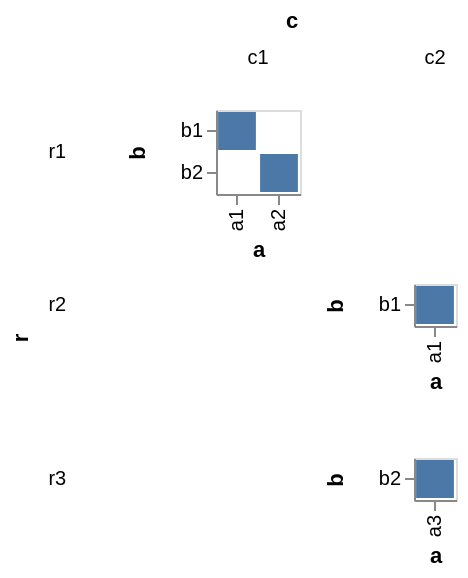

This figure's Vega-Lite source:
### Vega specification from a JSON file in a GitHub repository (floating-point values rounded to 4 significant figures)
{"$schema": "https://vega.github.io/schema/vega/v3.0.json", "autosize": "pad", "padding": 5, "data": [{"name": "source_0", "values": [{"r": "r1", "c": "c1", "a": "a1", "b": "b1"}, {"r": "r1", "c": "c1", "a": "a2", "b": "b2"}, {"r": "r2", "c": "c2", "a": "a1", "b": "b1"}, {"r": "r3", "c": "c2", "a": "a3", "b": "b2"}]}, {"name": "cross_column_domain_row_domain", "source": "source_0", "transform": [{"type": "aggregate", "groupby": ["c", "r"], "fields": ["a", "b"], "ops": ["distinct", "distinct"]}]}, {"name": "column_domain", "source": "cross_column_domain_row_domain", "transform": [{"type": "aggregate", "groupby": ["c"], "fields": ["distinct_a"], "ops": ["max"], "as": ["distinct_a"]}]}, {"name": "row_domain", "source": "cross_column_domain_row_domain", "transform": [{"type": "aggregate", "groupby": ["r"], "fields": ["distinct_b"], "ops": ["max"], "as": ["distinct_b"]}]}], "signals": [{"name": "child_x_step", "value": 21}, {"name": "child_y_step", "value": 21}], "layout": {"padding": {"row": 10, "column": 10}, "offset": 10, "columns": {"signal": "length(data('column_domain'))"}, "bounds": "full", "align": "all"}, "marks": [{"name": "row_title", "role": "row-title", "type": "group", "marks": [{"type": "text", "role": "row-title-text", "style": "guide-title", "encode": {"update": {"align": {"value": "center"}, "text": {"value": "r"}, "angle": {"value": 270}}}}]}, {"name": "column_title", "role": "column-title", "type": "group", "marks": [{"type": "text", "role": "column-title-text", "style": "guide-title", "encode": {"update": {"align": {"value": "center"}, "text": {"value": "c"}}}}]}, {"name": "row_header", "type": "group", "role": "row-header", "from": {"data": "row_domain"}, "sort": {"field": "datum[\"r\"]", "order": "ascending"}, "title": {"text": {"signal": "''+parent[\"r\"]"}, "offset": 10, "orient": "left", "style": "guide-label", "encode": {"update": {"fontWeight": {"value": "normal"}, "angle": {"value": 0}, "fontSize": {"value": 10}, "align": {"value": "right"}, "baseline": {"value": "middle"}}}}, "encode": {"update": {"height": {"signal": "bandspace(datum[\"distinct_b\"], 0.1, 0.05) * child_y_step"}}}}, {"name": "column_header", "type": "group", "role": "column-header", "from": {"data": "column_domain"}, "sort": {"field": "datum[\"c\"]", "order": "ascending"}, "title": {"text": {"signal": "''+parent[\"c\"]"}, "offset": 10, "orient": "top", "style": "guide-label", "encode": {"update": {"fontWeight": {"value": "normal"}, "angle": {"value": 0}, "fontSize": {"value": 10}}}}, "encode": {"update": {"width": {"signal": "bandspace(datum[\"distinct_a\"], 0.1, 0.05) * child_x_step"}}}}, {"name": "cell", "type": "group", "style": "cell", "from": {"facet": {"name": "facet", "data": "source_0", "groupby": ["r", "c"], "aggregate": {"cross": true, "fields": ["a", "b"], "ops": ["distinct", "distinct"]}}}, "sort": {"field": ["datum[\"r\"]", "datum[\"c\"]"], "order": ["ascending", "ascending"]}, "encode": {"update": {"width": {"signal": "bandspace(datum[\"distinct_a\"], 0.1, 0.05) * child_x_step"}, "height": {"signal": "bandspace(datum[\"distinct_b\"], 0.1, 0.05) * child_y_step"}}}, "marks": [{"name": "child_marks", "type": "rect", "style": ["rect"], "from": {"data": "facet"}, "encode": {"update": {"x": {"scale": "child_x", "field": "a"}, "width": {"scale": "child_x", "band": true}, "y": {"scale": "child_y", "field": "b"}, "height": {"scale": "child_y", "band": true}, "fill": {"value": "#4c78a8"}}}}], "scales": [{"name": "child_x", "type": "band", "domain": {"data": "facet", "field": "a", "sort": true}, "range": {"step": {"signal": "child_x_step"}}, "paddingInner": 0.1, "paddingOuter": 0.05}, {"name": "child_y", "type": "band", "domain": {"data": "facet", "field": "b", "sort": true}, "range": {"step": {"signal": "child_y_step"}}, "paddingInner": 0.1, "paddingOuter": 0.05}], "axes": [{"scale": "child_x", "orient": "bottom", "title": "a", "zindex": 1, "encode": {"labels": {"update": {"angle": {"value": 270}, "align": {"value": "right"}, "baseline": {"value": "middle"}}}}}, {"scale": "child_y", "orient": "left", "title": "b", "zindex": 1}]}], "config": {"axis": {"domainColor": "#888", "tickColor": "#888"}, "axisY": {"minExtent": 30}}}
